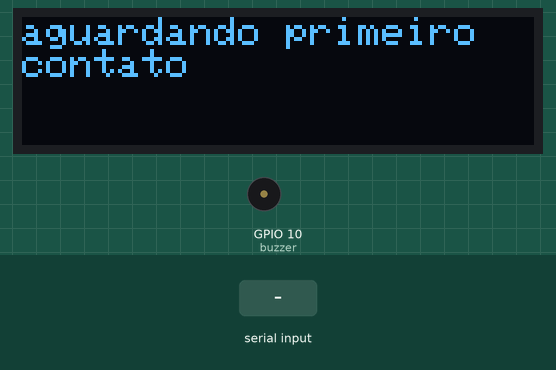
Recording of a program running on a simulated ESP32-C3. On the bench: 128×32 one-colour display, buzzer (waves = sounding). The test bench sets the inputs (shaded band). WiFi joins after 1.5 s; servers stay silent unless stated; storage starts empty; what the program prints to the serial monitor is not drawn.

Above: at 4.2 s.
4.3 s: "getReadings\n" received over the second serial link
At 5.8 s:
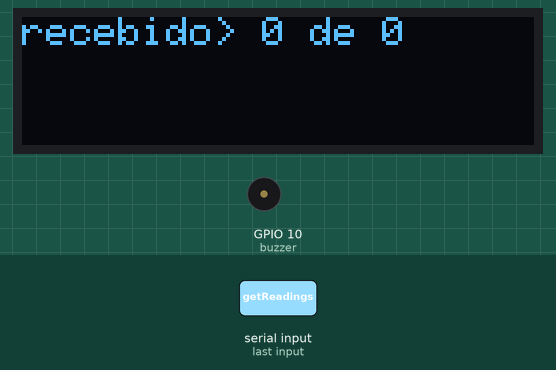
6.2 s: "0\n" received over the second serial link
At 11.1 s:
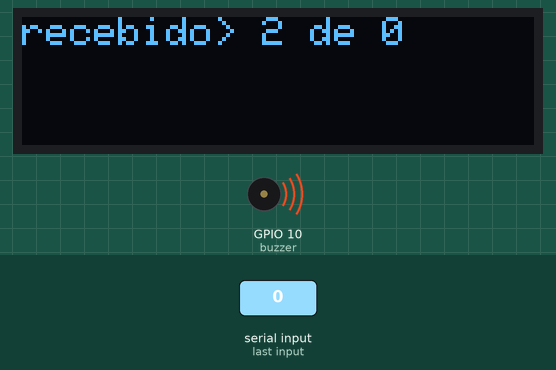
11.7 s: "90 45\n" received over the second serial link
At 13.9 s:
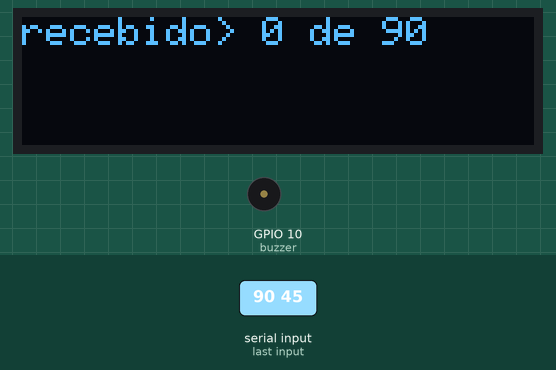
Timing chart, 0 to 17.3 s (numbered marks = the images above; inputs shaded):
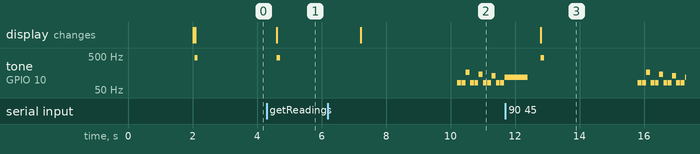

The program:

main.cpp
```cpp
#include <Arduino.h>
#include <WiFi.h>
#include <AsyncTCP.h>
#include <ESPAsyncWebServer.h>
#include "SPIFFS.h"
#include <ArduinoJson.h>

#include <SPI.h>
#include <Wire.h>
#include <Adafruit_GFX.h>
#include <Adafruit_SSD1306.h>

#define SCREEN_WIDTH 128 // OLED display width, in pixels
#define SCREEN_HEIGHT 32 // OLED display height, in pixels
#define OLED_RESET     -1 // Reset pin # (or -1 if sharing Arduino reset pin)
#define SCREEN_ADDRESS 0x3C ///< See datasheet for Address; 0x3D for 128x64, 0x3C for 128x32
#define RXD2 20
#define TXD2 21

//notas da musica
#define NOTE_E2  82
#define NOTE_AS2 117
#define NOTE_C3  131
#define NOTE_D3  147
#define NOTE_E3  165
#define REST      0

int musica = 0;
int tempo = 225;
int buzzer = 10;


int melody[] = {  // doom
  NOTE_E2, 8, NOTE_E2, 8, NOTE_E3, 8, NOTE_E2, 8, NOTE_E2, 8, NOTE_D3, 8, NOTE_E2, 8, NOTE_E2, 8,
  NOTE_C3, 8, NOTE_E2, 8, NOTE_E2, 8, NOTE_AS2, -2,
};

// DADOS PARA CONTROLE DE FLUXO
 String filename = "/img.bmp";
 int packtes = 0; // quantidade de paquetes que ira receber
 int recebido = 0;// quando recebe algum pacote
 String hexString = ""; // variavel para guardar dados em exa

 int soma =0;
 int imgs = 0;
// Replace with your network credentials
const char* ssid = "ZOE";//"server";
const char* password = "43633151b";//"12345678";

// Create AsyncWebServer object on port 80
AsyncWebServer server(80);

// Create a WebSocket object
AsyncWebSocket ws("/ws");

// Timer variables
unsigned long lastTime = 0;
unsigned long timerDelay = 3000; // 3 segundos


int notes = sizeof(melody) / sizeof(melody[0]) / 2;
int wholenote = (60000 * 4) / tempo;
int divider = 0, noteDuration = 0;

Adafruit_SSD1306 display(SCREEN_WIDTH, SCREEN_HEIGHT, &Wire, OLED_RESET);

String ajustarString(String input);
void initSPIFFS();
void tocar();
void display_init();
void writeFile(String path, String message, const char* modo);
void serialcomando();
String getSensorReadings();
void initWebSocket();
void onEvent(AsyncWebSocket *server, AsyncWebSocketClient *client, AwsEventType type, void *arg, uint8_t *data, size_t len);
void initWiFi();
void notifyClients(String sensorReadings);
void handleWebSocketMessage(void *arg, uint8_t *data, size_t len);
void confRouter();
void display_init();
void writeFile(String path, String message, const char* modo);
String ajustarString(String input);
void atualizar();
// funçoes de teste abaixo
void encoders();
void decoders(String hexString);


void setup() {
  Serial.begin(115200);
  Serial1.begin(9600, SERIAL_8N1, RXD2, TXD2);
  initWiFi();
  initSPIFFS();
  initWebSocket();
  confRouter();
  display_init();

   Serial.println("iniciado...");

   Serial1.readString();
}

void loop() {

  // tesde de encoder e decoder
  //--------------------------------------------------------

//delay(5000);
//encoders();
//delay(1000);
//decoders();

//if ((millis() - lastTime) > timerDelay) {
    //String sensorReadings = getSensorReadings(); // atualiza a imagem
   // notifyClients(sensorReadings);
   // lastTime = millis();

 // }
 // ws.cleanupClients();


  //--------------------------------------------------------

 String loraDados;
 if(Serial1.available()>0)
  {

    delay(300);
    String tamanhos;
    while(Serial1.available())
    {
      char c = Serial1.read();

      if(c == '0')
      tamanhos += c;
      if(c == '1')
      tamanhos += c;
      if(c == '2')
      tamanhos += c;
      if(c == '3')
      tamanhos += c;
      if(c == '4')
      tamanhos += c;
      if(c == '5')
      tamanhos += c;
      if(c == '6')
      tamanhos += c;
      if(c == '7')
      tamanhos += c;
      if(c == '8')
      tamanhos += c;
      if(c == '9')
      tamanhos += c;
      if(c == ' ')
      tamanhos += c;
       if(c == '\r')
      tamanhos += c;
       if(c == '\n')
      tamanhos += c;

    }


    Serial.println("recebido tamanho: "+tamanhos );
    packtes = tamanhos.toInt();

    display.clearDisplay();
    display.setTextSize(1);
    display.setTextColor(SSD1306_WHITE);
    display.setCursor(0, 0);
    display.println(ajustarString("recebido> " + String(recebido) + " de " + String(packtes))); // ajusta
    display.display();// mosta o texto ajustado
    Serial.println("recebido tamanho e foi resetado");
    recebido++;


    tone(10,440,100); //LA


    long time_out = millis();
    loraDados = "";

    while(millis() - time_out < 3000)
    {
        if(Serial1.available()>0)
        {
          loraDados += Serial1.readString();
          time_out = millis();
          recebido++;
          atualizar();
          //Serial.println("reveiver");
          Serial.println(recebido);

        }

    }
     packtes = 0;
     recebido = 0;
    //writeFile(filename, loraDados , "w");// sobrescreve
    decoders(loraDados);
    Serial.println("escrito na memoria");
    tocar();

  }


  if ((millis() - lastTime) > timerDelay) {
    String sensorReadings = getSensorReadings();
    notifyClients(sensorReadings);
    lastTime = millis();

  }
  ws.cleanupClients();
}


// Get Sensor Readings and return JSON object
String getSensorReadings(){


String images;// VARIAVEIS PARA DADOS
File rFile = SPIFFS.open("/zelda2.bmp", "r");

  if(!rFile)
  {
    Serial.println(" falha ao abrir arquivo");
  }
  else
  {
    while (rFile.available())
    {
      images += rFile.read();
    }
    Serial.println("log lidos com susesso: ");
  }

  rFile.close();


  DynamicJsonDocument doc(1024);
  doc["tamanho"] = images;
  doc["falta"] =  "decodificado";
  doc["img"] = "zelda2.bmp";

  String jsonString;
  serializeJson(doc, jsonString);
  return jsonString;
}


void initWebSocket() {
  ws.onEvent(onEvent);
  server.addHandler(&ws);
}


void onEvent(AsyncWebSocket *server, AsyncWebSocketClient *client, AwsEventType type, void *arg, uint8_t *data, size_t len) {
  switch (type) {
    case WS_EVT_CONNECT:
      Serial.printf("WebSocket client #%u connected from %s\n", client->id(), client->remoteIP().toString().c_str());
      break;
    case WS_EVT_DISCONNECT:
      Serial.printf("WebSocket client #%u disconnected\n", client->id());
      break;
    case WS_EVT_DATA:
      handleWebSocketMessage(arg, data, len);
      break;
    case WS_EVT_PONG:
    case WS_EVT_ERROR:
      break;
  }
}

// Initialize SPIFFS
void initSPIFFS() {
  if (!SPIFFS.begin(true)) {
    Serial.println("An error has occurred while mounting SPIFFS");
  }
  Serial.println("SPIFFS mounted successfully");
}

// Initialize WiFi
void initWiFi() {
  WiFi.mode(WIFI_STA);
  WiFi.begin(ssid, password);
  Serial.print("Connecting to WiFi ..");
  while (WiFi.status() != WL_CONNECTED) {
    Serial.print('.');
    delay(1000);
  }
  Serial.println(WiFi.localIP());
}

void notifyClients(String sensorReadings) {
  ws.textAll(sensorReadings);
 }

 void handleWebSocketMessage(void *arg, uint8_t *data, size_t len) {
  AwsFrameInfo *info = (AwsFrameInfo*)arg;
  if (info->final && info->index == 0 && info->len == len && info->opcode == WS_TEXT) {
    String message = (char*)data;
    if (message == "getReadings") {
      String sensorReadings = getSensorReadings();
      notifyClients(sensorReadings);
    }
  }
 }

void confRouter(){

 // Web Server Root URL
  server.on("/", HTTP_GET, [](AsyncWebServerRequest *request)
  {
    request->send(SPIFFS, "/index.html", "text/html");
  });

  server.serveStatic("/", SPIFFS, "/");

  Serial.println("atualizado....2");
  // Start server
  server.begin();

}

void display_init(){

if(!display.begin(SSD1306_SWITCHCAPVCC, SCREEN_ADDRESS)) {
    Serial.println("SSD1306 allocation failed");
    }

    display.clearDisplay();
    display.display();
    tone(10,440,100);
    display.clearDisplay();
    display.setTextSize(1);
    display.setTextColor(SSD1306_WHITE);
    display.setCursor(0, 0);
    display.println(ajustarString("aguardando primeiro contato")); // ajusta
    display.display();// mosta o texto ajustado

}

void writeFile(String path, String message, const char* modo) {

  File file = SPIFFS.open(path, modo); // w sobrescreve

  if (!file) {
    Serial.println("Failed to open file for writing");
    return;
  }
  if (file.print(message)) {
   // Serial.println("File written");
  } else {
    Serial.println("Write failed");
  }
  file.close();
}

String ajustarString(String input) {

  if(input.substring(21) != " " && input.length() > 21 )
    {
      int x = 21;
      int v = 0;
      while(input.substring(x-1,x) != " ")
      {
        x--;
        v++;
      }
      //adicionar espaço
      String addspaco = "";
      while(v > 0)
      {
          addspaco += " ";
          v--;
      }
      input = input.substring(0, x) + addspaco + input.substring(x,input.length());
    }
  //-------------------------------------------------------------------

  if(input.substring(42) != " " && input.length() > 42 )
    {
      int x = 42;
      int v = 0;
      while(input.substring(x-1,x) != " ")
      {
        x--;
        v++;
      }
      String addspaco = "";
      while(v > 0)
      {
          addspaco += " ";
          v--;
      }
      input = input.substring(0, x) + addspaco + input.substring(x,input.length());
    }

  //---------------------------------------------------------------------
  if(input.substring(63) != " " && input.length() >63 )
    {
      int x = 63;
      int v = 0;
      while(input.substring(x-1,x) != " ")
      {
        x--;
        v++;
      }
      //adicionar espaço
      String addspaco = "";
      while(v > 0)
      {
          addspaco += " ";
          v--;
      }
      input = input.substring(0, x) + addspaco + input.substring(x,input.length());
    }

  if (input.length() > 80)
  Serial1.println("caracters exedido");
  return input;


}

void tocar(){
  // Calcula o tempo da nota
  notes = sizeof(melody) / sizeof(melody[0]) / 2;
  wholenote = (60000 * 4) / tempo;
  divider = 0, noteDuration = 0;
  //executa o toque

for (int thisNote = 0; thisNote < notes * 2; thisNote = thisNote + 2) {
    divider = pgm_read_word_near(melody+thisNote + 1);
    if (divider > 0) {
      noteDuration = (wholenote) / divider;
    } else if (divider < 0) {
      noteDuration = (wholenote) / abs(divider);
      noteDuration *= 1.5; // increases the duration in half for dotted notes
    }
    tone(buzzer, pgm_read_word_near(melody+thisNote), noteDuration * 0.9);
    delay(noteDuration);
    noTone(buzzer);
  }

}


void atualizar(){

    display.clearDisplay();
    display.setTextSize(1);
    display.setTextColor(SSD1306_WHITE);
    display.setCursor(0, 0);
    display.println(ajustarString("recebido> " + String(recebido) + " de " + String(packtes))); // ajusta
    display.display();// mosta o texto ajustado
   // Serial.println("recebido tamanho e foi resetado");


}


void encoders(){

File file = SPIFFS.open("/zelda.bmp", FILE_READ);
  if (!file) {
    Serial.println("Failed to open file for reading");
    return;
  }

  hexString = "";
  while (file.available()) {
    uint8_t byte = file.read();
    char hex[3];
    sprintf(hex, "%02X", byte);
    hexString += hex;
  }
  file.close();

  // Envia a string hexadecimal via serial
  //Serial.println(hexString);

    display.clearDisplay();
    display.setTextSize(1);
    display.setTextColor(SSD1306_WHITE);
    display.setCursor(0, 0);
    display.println(ajustarString("foi codificado...")); // ajusta
    display.display();// mosta o texto ajustado

}


void decoders(String hexString){


    File file = SPIFFS.open("/zelda2.bmp", FILE_WRITE);
    if (!file) {
      Serial.println("Failed to open file for writing");
      return;
    }

    for (int i = 0; i < hexString.length(); i += 2) {
      String hexByte = hexString.substring(i, i + 2);
      char byte = strtol(hexByte.c_str(), NULL, 16);
      file.write(byte);
    }
    file.close();
    Serial.println("Image received and saved.");

}
```

Measured:
- after the input at 4.3 s, tone on GPIO 10 (buzzer): silent → 440 Hz after 0.31 s, → silent 0.10 s later; the display: changes after 0.31 s (image 1)
- after the input at 6.2 s, the display: changes after 1.0 s (image 2)
- after the input at 11.7 s, the display: changes after 1.1 s (image 3)
